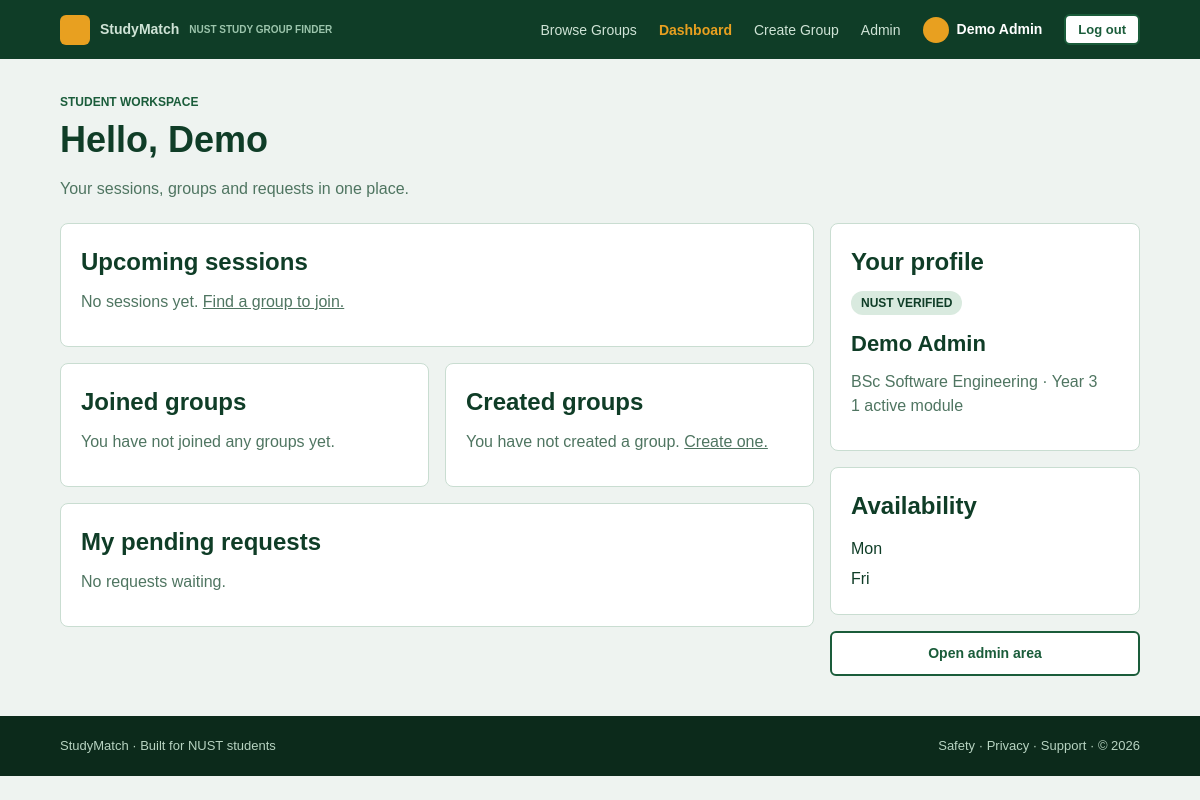
The app's page /studymatch-php/dashboard.php (signed in) with its own data.
### tables this page shows
CREATE TABLE users (
  id               INT AUTO_INCREMENT PRIMARY KEY,
  full_name        VARCHAR(100) NOT NULL,
  email            VARCHAR(150) NOT NULL UNIQUE,
  student_number   VARCHAR(9)   NOT NULL UNIQUE,
  password_hash    VARCHAR(255) NOT NULL,
  programme        VARCHAR(100) NOT NULL,
  year_of_study    TINYINT      NOT NULL DEFAULT 1,
  current_modules  VARCHAR(255) NOT NULL DEFAULT '',    
  availability     VARCHAR(255) NOT NULL DEFAULT '',    
  preferred_format VARCHAR(30)  NOT NULL DEFAULT 'In person and online',
  role             ENUM('student','admin') NOT NULL DEFAULT 'student',
  created_at       TIMESTAMP DEFAULT CURRENT_TIMESTAMP
);

### studymatch-php/includes/auth.php (called while the page is built, shortened)
<?php
function current_user() {
    return [
        'id'   => (int)$_SESSION['user_id'],
        'name' => $_SESSION['user_name'],
        'role' => $_SESSION['user_role']
    ];
}
function require_login() {
    $user = current_user();
    return $user;
}
function e($text) {
    return htmlspecialchars((string)$text, ENT_QUOTES, 'UTF-8');
}

### studymatch-php/includes/db.php (called while the page is built, shortened)
<?php
$db_host = 'localhost';
$db_user = 'root';
$db_pass = '';
$db_name = 'studymatch';
function db() {
    global $db_host, $db_user, $db_pass, $db_name;
    static $conn = null;
    if ($conn !== null) {
        return $conn;
    }
    $conn = new mysqli($db_host, $db_user, $db_pass, $db_name);
    $conn->set_charset('utf8mb4');
    return $conn;
}

### studymatch-php/includes/helpers.php (called while the page is built, shortened)
<?php
function fetch_all($sql, $types = '', $params = []) {
    $stmt = db()->prepare($sql);
    if ($types !== '') {
        $stmt->bind_param($types, ...$params);
    }
    $stmt->execute();
    $result = $stmt->get_result();
    $rows = [];
    while ($row = $result->fetch_assoc()) {
        $rows[] = $row;
    }
    return $rows;
}
function fetch_one($sql, $types = '', $params = []) {
    $rows = fetch_all($sql, $types, $params);
    return $rows[0] ?? null;
}

### studymatch-php/dashboard.php (the view, shortened to what this page needs)
<?php
require __DIR__ . '/includes/auth.php';
require __DIR__ . '/includes/db.php';
require __DIR__ . '/includes/helpers.php';
$user = require_login();
$profile = fetch_one('SELECT full_name, programme, year_of_study, current_modules, availability FROM users WHERE id = ?', 'i', [$user['id']]);
$created = [];
$joined = [];
$pending = [];
$sessions = fetch_all(
    "SELECT g.* FROM v_group_cards g JOIN group_members gm ON gm.group_id = g.id
      WHERE gm.user_id = ? AND gm.status = 'approved' AND g.status = 'approved'
      ORDER BY FIELD(g.day_of_week, 'Monday', 'Tuesday', 'Wednesday', 'Thursday', 'Friday', 'Saturday', 'Sunday'), g.start_time",
    'i', [$user['id']]
);
$first_name = explode(' ', $profile['full_name'])[0];
$module_count = count(explode(',', $profile['current_modules']));
$availability = [];
if ($profile['availability']) {
    $availability = explode(',', $profile['availability']);
}
require __DIR__ . '/includes/header.php';
?>
<main>
    <div class="container">
        <div class="page-title">
            <span class="small-label" style="color:#1a5c3a">STUDENT WORKSPACE</span>
            <h1>Hello, <?= e($first_name) ?></h1>
            <p class="muted">Your sessions, groups and requests in one place.</p>
        </div>
        <div class="two-column">
            <div class="stack">
                <section class="card">
                    <h2>Upcoming sessions</h2>
                    <?php if (!$sessions): ?>
                        <p class="muted">No sessions yet. <a href="browse.php">Find a group to join.</a></p>
                    <?php endif; ?>
                </section>
                <div class="grid-2">
                    <section class="card">
                        <h2>Joined groups</h2>
                        <?php if (!$joined): ?><p class="muted">You have not joined any groups yet.</p><?php endif; ?>
                    </section>
                    <section class="card">
                        <h2>Created groups</h2>
                        <?php if (!$created): ?><p class="muted">You have not created a group. <a href="create-group.php">Create one.</a></p><?php endif; ?>
                    </section>
                </div>
                <section class="card">
                    <h2>My pending requests</h2>
                    <?php if (!$pending): ?><p class="muted">No requests waiting.</p><?php endif; ?>
                </section>
            </div>
            <div class="stack">
                <section class="card">
                    <h2>Your profile</h2>
                    <span class="badge badge-spots">NUST VERIFIED</span>
                    <h3 style="margin-top:12px; font-size:22px"><?= e($profile['full_name']) ?></h3>
                    <p class="muted"><?= e($profile['programme']) ?> · Year <?= (int)$profile['year_of_study'] ?><br><?= $module_count ?> active <?= $module_count == 1 ? 'module' : 'modules' ?></p>
                </section>
                <section class="card">
                    <h2>Availability</h2>
                    <?php if (!$availability): ?>
                        <p class="muted">No availability saved.</p>
                    <?php else: ?>
                        <ul class="plain-list">
                            <?php foreach ($availability as $slot): ?><li><?= e($slot) ?></li><?php endforeach; ?>
                        </ul>
                    <?php endif; ?>
                </section>
                <?php if ($user['role'] === 'admin'): ?>
                    <a href="admin.php" class="btn btn-outline">Open admin area</a>
                <?php endif; ?>
            </div>
        </div>
    </div>
</main>
<?php require __DIR__ . '/includes/footer.php'; ?>

### studymatch-php/style.css (style rules this page uses)
:root { --dark-green: #0f3d27; --green: #1a5c3a; --light-green: #2d7a52; --pale-green: #d9eadf; --background: #eef3f0; --amber: #e8a020; --white: #ffffff; --red: #c0392b; --border: #c9ddd1; }
* { box-sizing: border-box; }
body { margin: 0; font-family: Arial, Helvetica, sans-serif; background: var(--background); color: var(--dark-green); line-height: 1.5; }
h1, h2, h3 { margin: 0 0 10px 0; }
p { margin: 0 0 12px 0; }
a { color: inherit; }
.container { width: 90%; max-width: 1100px; margin: 0 auto; }
.small-label { font-size: 12px; font-weight: bold; text-transform: uppercase; color: var(--amber); }
.muted { color: #4f7561; }
.btn { display: inline-block; padding: 10px 18px; border: 2px solid transparent; border-radius: 6px; font-size: 14px; font-weight: bold; text-decoration: none; text-align: center; cursor: pointer; }
.btn-outline { background: var(--white); color: var(--green) !important; border-color: var(--green); }
.card { background: var(--white); color: var(--dark-green); border: 1px solid var(--border); border-radius: 8px; padding: 20px; }
.badge { display: inline-block; padding: 3px 10px; border-radius: 20px; font-size: 12px; font-weight: bold; }
.badge-spots { background: var(--pale-green); color: var(--dark-green); }
.grid-2 { display: grid; grid-template-columns: repeat(2, 1fr); gap: 16px; }
.page-title { padding: 30px 0 10px 0; }
.page-title h1 { font-size: 36px; }
.stack { display: grid; gap: 16px; }
.plain-list { list-style: none; margin: 0; padding: 0; }
.plain-list li { padding: 3px 0; }
.two-column { display: grid; grid-template-columns: 1fr 310px; gap: 16px; align-items: start; padding-bottom: 40px; }
.two-column .stack { gap: 16px; }

### records on screen
users: full_name "Demo", full_name "Demo Admin", programme "BSc Software Engineering", year_of_study "3", current_modules "1", availability "Mon", availability "Fri"

### other values on screen
$user['name'] "Demo Admin"
